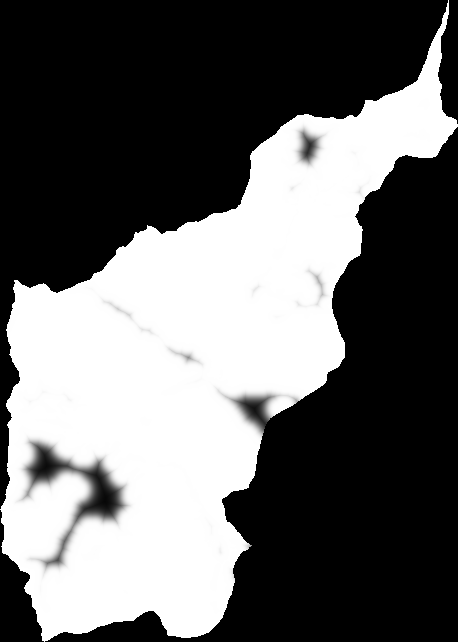
#> input picture src/input/fuzzy_range.tif, 458 x 642 px
$ python nsga2.py
#> lines starting #> are read from the running program, lines starting #| are printed output that depends on the picture
### src/functions.py
import numpy as np
from PIL import Image


# [55 lines left out: functions compatibility, neighbours, compactness, proportion, not called in this run]


proportion.marta = np.array(Image.open('input/fuzzy_range.tif'))
#> proportion.marta is the input picture: shape (642, 458) float32; min 0, max 1, mean 0.406
proportion.garden = np.array(Image.open('input/fuzzy_garden.tif'))
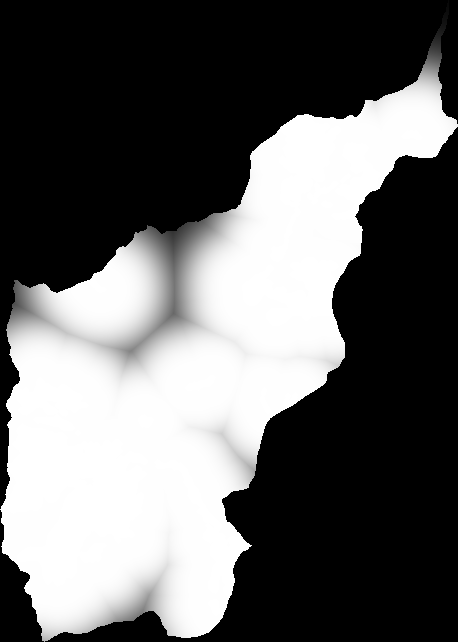
#> input picture src/input/fuzzy_garden.tif, 458 x 642 px
#> proportion.garden is the input picture: shape (642, 458) float32; min 0, max 1, mean 0.396
proportion.urban = np.array(Image.open('input/fuzzy_urban.tif'))
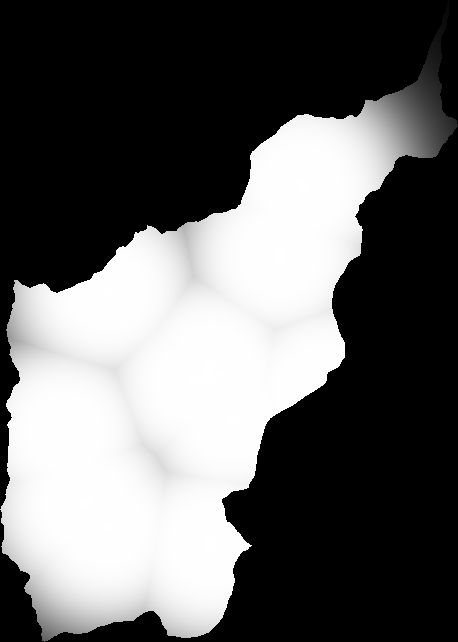
#> input picture src/input/fuzzy_urban.tif, 458 x 642 px
#> proportion.urban is the input picture: shape (642, 458) float32; min 0, max 1, mean 0.393
proportion.d_agri = np.array(Image.open('input/fuzzy_d_agri.tif'))
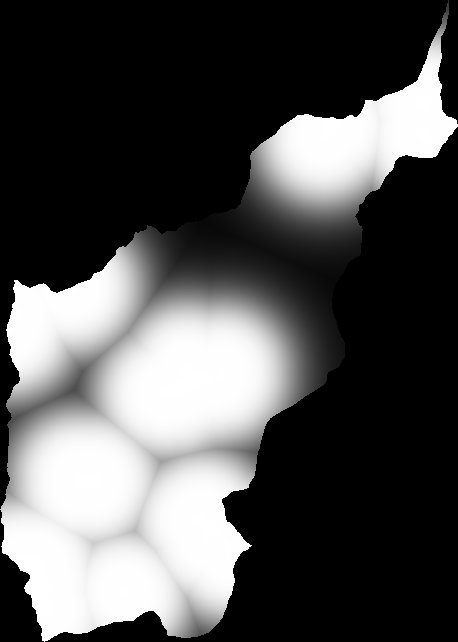
#> input picture src/input/fuzzy_d_agri.tif, 458 x 642 px
#> proportion.d_agri is the input picture: shape (642, 458) float32; min 0, max 1, mean 0.317
#> (the run stopped early here; a loop or call above may not have finished)
